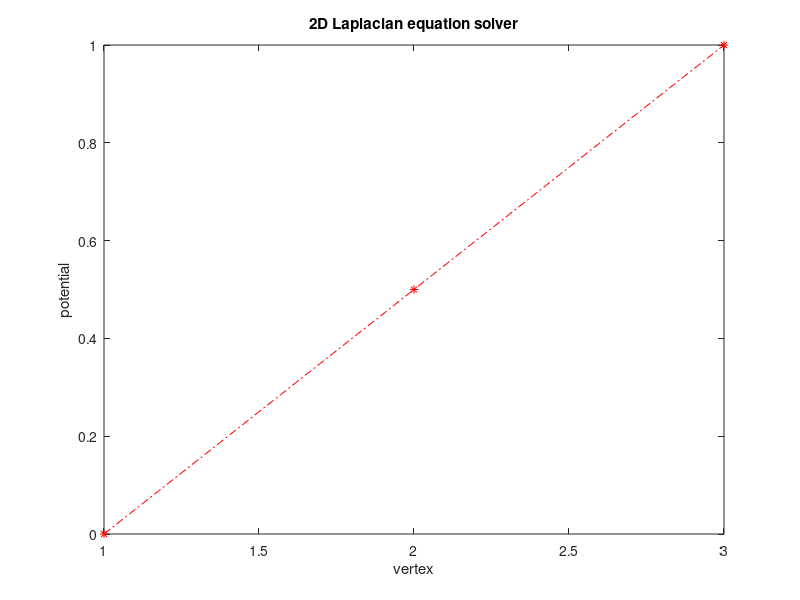

MATLAB code to generate this figure:
% written by Seong-Min, Han

P = zeros(3,2);
P(1,:) = [0 0];
P(2,:) = [1 0];
P(3,:) = [1 1]; % case1) 
% P(3,:) = [0.5 0.5*sqrt(3)]; % case2) An equilateral triangle
% P(3,:) = [3 4]; % case3)
% P(3,:) = [2/3 3/2]; case4) % acute triangle

v21 = P(2,:)-P(1,:);
v31 = P(3,:)-P(1,:);
norm21 = norm(v21);
norm31 = norm(v31);
area = sqrt(norm21*norm21 * norm31*norm31- dot(v21,v31)*dot(v21,v31))/2;

L = zeros(3,1);
L(1,1) = norm(P(2,:)-P(1,:));
L(2,1) = norm(P(3,:)-P(2,:));
L(3,1) = norm(P(3,:)-P(1,:));

R = (L(1,1)*L(2,1)*L(3,1)) / (4*area);

edge = zeros(3,1);
for i=1:3
    edge(i,1) = sqrt(R*R - (L(i)/2)*(L(i)/2));
end

jac = zeros(3,3);
res = zeros(3,1);
res(3,1) = 1;
for i=1:3
    if i==1 || i==3
        jac(i,i) = 1;
    else
        jac(i,i-1) = edge(i-1)/L(i-1)/2;
        jac(i,i) = -edge(i-1)/L(i-1)/2 - edge(i)/L(i)/2;
        jac(i,i+1) = edge(i)/L(i)/2;
    end
end
phi = jac\ res;

disp(phi(2))
x=1:1:3;
plot(x, phi, '-.r*')
title('2D Laplacian equation solver')
xlabel('vertex')
ylabel('potential')
